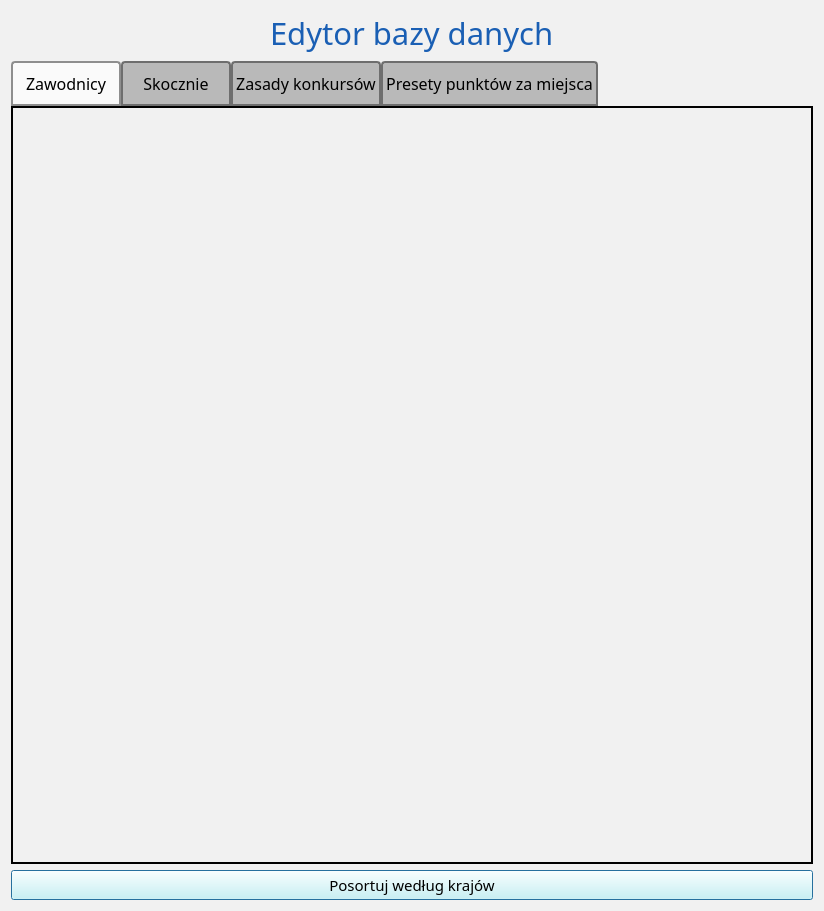
<?xml version="1.0" encoding="UTF-8"?>
<ui version="4.0">
 <class>DatabaseEditorWindow</class>
 <widget class="QDialog" name="DatabaseEditorWindow">
  <property name="geometry">
   <rect>
    <x>0</x>
    <y>0</y>
    <width>824</width>
    <height>911</height>
   </rect>
  </property>
  <property name="sizePolicy">
   <sizepolicy hsizetype="Expanding" vsizetype="Expanding">
    <horstretch>0</horstretch>
    <verstretch>0</verstretch>
   </sizepolicy>
  </property>
  <property name="minimumSize">
   <size>
    <width>0</width>
    <height>910</height>
   </size>
  </property>
  <property name="windowTitle">
   <string>Edytor bazy danych</string>
  </property>
  <property name="styleSheet">
   <string notr="true">background-color: rgb(241, 241, 241);</string>
  </property>
  <layout class="QVBoxLayout" name="verticalLayout" stretch="0,100,0">
   <item>
    <layout class="QHBoxLayout" name="horizontalLayout_title">
     <item>
      <spacer name="horizontalSpacer_titleLeft">
       <property name="orientation">
        <enum>Qt::Horizontal</enum>
       </property>
       <property name="sizeHint" stdset="0">
        <size>
         <width>40</width>
         <height>20</height>
        </size>
       </property>
      </spacer>
     </item>
     <item>
      <widget class="QLabel" name="label_title">
       <property name="sizePolicy">
        <sizepolicy hsizetype="Maximum" vsizetype="Maximum">
         <horstretch>0</horstretch>
         <verstretch>0</verstretch>
        </sizepolicy>
       </property>
       <property name="font">
        <font>
         <family>Quicksand Medium</family>
         <pointsize>23</pointsize>
         <bold>false</bold>
        </font>
       </property>
       <property name="styleSheet">
        <string notr="true">QLabel{
color: rgb(26, 95, 180);
}</string>
       </property>
       <property name="text">
        <string>Edytor bazy danych</string>
       </property>
      </widget>
     </item>
     <item>
      <spacer name="horizontalSpacer_titleRight">
       <property name="orientation">
        <enum>Qt::Horizontal</enum>
       </property>
       <property name="sizeHint" stdset="0">
        <size>
         <width>40</width>
         <height>20</height>
        </size>
       </property>
      </spacer>
     </item>
    </layout>
   </item>
   <item>
    <widget class="QTabWidget" name="tabWidget_main">
     <property name="sizePolicy">
      <sizepolicy hsizetype="Minimum" vsizetype="Minimum">
       <horstretch>0</horstretch>
       <verstretch>0</verstretch>
      </sizepolicy>
     </property>
     <property name="minimumSize">
      <size>
       <width>785</width>
       <height>750</height>
      </size>
     </property>
     <property name="font">
      <font>
       <family>Ubuntu Light</family>
       <pointsize>12</pointsize>
       <italic>false</italic>
       <bold>false</bold>
      </font>
     </property>
     <property name="layoutDirection">
      <enum>Qt::LeftToRight</enum>
     </property>
     <property name="styleSheet">
      <string notr="true">QTabWidget::pane{
border: 2px solid;
}
QTabWidget::tab-bar{
	alignment: center;
}
QTabBar::tab{
	min-width: 100px;
	min-height: 35px;
	background-color: rgb(185, 185, 185);
color: black;
	border: 2px solid rgb(110, 110, 110);
    border-top-left-radius: 4px;
    border-top-right-radius: 4px;
padding: 3px;
}
QTabBar::tab:hover{
	background-color: rgb(215, 215, 215);
	border-color: rgb(127, 127, 127);
}
QTabBar::tab:selected{
	background-color: rgb(250, 250, 250);
	border-color: rgb(142, 142, 142);
}</string>
     </property>
     <property name="tabPosition">
      <enum>QTabWidget::North</enum>
     </property>
     <property name="currentIndex">
      <number>0</number>
     </property>
     <property name="elideMode">
      <enum>Qt::ElideNone</enum>
     </property>
     <property name="usesScrollButtons">
      <bool>true</bool>
     </property>
     <widget class="QWidget" name="tab_jumpers">
      <property name="sizePolicy">
       <sizepolicy hsizetype="Minimum" vsizetype="Minimum">
        <horstretch>0</horstretch>
        <verstretch>0</verstretch>
       </sizepolicy>
      </property>
      <attribute name="title">
       <string>Zawodnicy</string>
      </attribute>
      <layout class="QHBoxLayout" name="horizontalLayout" stretch="0,0,1">
       <item>
        <layout class="QVBoxLayout" name="verticalLayout_jumpersList"/>
       </item>
       <item>
        <spacer name="horizontalSpacer">
         <property name="orientation">
          <enum>Qt::Horizontal</enum>
         </property>
         <property name="sizeHint" stdset="0">
          <size>
           <width>40</width>
           <height>20</height>
          </size>
         </property>
        </spacer>
       </item>
       <item>
        <widget class="QScrollArea" name="scrollArea_jumperEditor">
         <property name="styleSheet">
          <string notr="true">QScrollArea{background: transparent; border: none;}</string>
         </property>
         <property name="widgetResizable">
          <bool>true</bool>
         </property>
         <widget class="QWidget" name="scrollAreaWidgetContents_2">
          <property name="geometry">
           <rect>
            <x>0</x>
            <y>0</y>
            <width>730</width>
            <height>746</height>
           </rect>
          </property>
          <layout class="QVBoxLayout" name="verticalLayout_3">
           <property name="leftMargin">
            <number>0</number>
           </property>
           <property name="topMargin">
            <number>0</number>
           </property>
           <property name="rightMargin">
            <number>0</number>
           </property>
           <property name="bottomMargin">
            <number>0</number>
           </property>
           <item>
            <layout class="QVBoxLayout" name="verticalLayout_jumperEditor"/>
           </item>
          </layout>
         </widget>
        </widget>
       </item>
      </layout>
     </widget>
     <widget class="QWidget" name="tab_hills">
      <property name="sizePolicy">
       <sizepolicy hsizetype="Minimum" vsizetype="Minimum">
        <horstretch>0</horstretch>
        <verstretch>0</verstretch>
       </sizepolicy>
      </property>
      <attribute name="title">
       <string>Skocznie</string>
      </attribute>
      <layout class="QHBoxLayout" name="horizontalLayout_2" stretch="0,0,1">
       <item>
        <layout class="QVBoxLayout" name="verticalLayout_hillsList"/>
       </item>
       <item>
        <spacer name="horizontalSpacer_5">
         <property name="orientation">
          <enum>Qt::Horizontal</enum>
         </property>
         <property name="sizeHint" stdset="0">
          <size>
           <width>40</width>
           <height>20</height>
          </size>
         </property>
        </spacer>
       </item>
       <item>
        <widget class="QScrollArea" name="scrollArea">
         <property name="styleSheet">
          <string notr="true">QScrollArea{background: transparent; border: none;}</string>
         </property>
         <property name="widgetResizable">
          <bool>true</bool>
         </property>
         <widget class="QWidget" name="scrollAreaWidgetContents_4">
          <property name="geometry">
           <rect>
            <x>0</x>
            <y>0</y>
            <width>730</width>
            <height>746</height>
           </rect>
          </property>
          <layout class="QVBoxLayout" name="verticalLayout_4">
           <property name="leftMargin">
            <number>0</number>
           </property>
           <property name="topMargin">
            <number>0</number>
           </property>
           <property name="rightMargin">
            <number>0</number>
           </property>
           <property name="bottomMargin">
            <number>0</number>
           </property>
           <item>
            <layout class="QVBoxLayout" name="verticalLayout_hillEditor"/>
           </item>
          </layout>
         </widget>
        </widget>
       </item>
      </layout>
     </widget>
     <widget class="QWidget" name="tab_competitionRules">
      <property name="sizePolicy">
       <sizepolicy hsizetype="Minimum" vsizetype="Minimum">
        <horstretch>0</horstretch>
        <verstretch>0</verstretch>
       </sizepolicy>
      </property>
      <attribute name="title">
       <string>Zasady konkursów</string>
      </attribute>
      <layout class="QHBoxLayout" name="horizontalLayout_3">
       <item>
        <layout class="QVBoxLayout" name="verticalLayout_competitionRulesList"/>
       </item>
       <item>
        <widget class="QScrollArea" name="scrollArea_2">
         <property name="styleSheet">
          <string notr="true">QScrollArea{background: transparent; border: none;}</string>
         </property>
         <property name="widgetResizable">
          <bool>true</bool>
         </property>
         <widget class="QWidget" name="scrollAreaWidgetContents_5">
          <property name="geometry">
           <rect>
            <x>0</x>
            <y>0</y>
            <width>776</width>
            <height>746</height>
           </rect>
          </property>
          <layout class="QVBoxLayout" name="verticalLayout_6">
           <property name="leftMargin">
            <number>0</number>
           </property>
           <property name="topMargin">
            <number>0</number>
           </property>
           <property name="rightMargin">
            <number>0</number>
           </property>
           <property name="bottomMargin">
            <number>0</number>
           </property>
           <item>
            <layout class="QVBoxLayout" name="verticalLayout_rulesEditor"/>
           </item>
          </layout>
         </widget>
        </widget>
       </item>
      </layout>
     </widget>
     <widget class="QWidget" name="tab_pointsForPlacesPresets">
      <attribute name="title">
       <string>Presety punktów za miejsca</string>
      </attribute>
      <layout class="QHBoxLayout" name="horizontalLayout_4">
       <item>
        <layout class="QVBoxLayout" name="verticalLayout_pointsForPlacesPresetsList"/>
       </item>
       <item>
        <widget class="QScrollArea" name="scrollArea_3">
         <property name="styleSheet">
          <string notr="true">QScrollArea{background: transparent; border: none;}</string>
         </property>
         <property name="widgetResizable">
          <bool>true</bool>
         </property>
         <widget class="QWidget" name="scrollAreaWidgetContents_6">
          <property name="geometry">
           <rect>
            <x>0</x>
            <y>0</y>
            <width>776</width>
            <height>746</height>
           </rect>
          </property>
          <layout class="QVBoxLayout" name="verticalLayout_7">
           <property name="leftMargin">
            <number>0</number>
           </property>
           <property name="topMargin">
            <number>0</number>
           </property>
           <property name="rightMargin">
            <number>0</number>
           </property>
           <property name="bottomMargin">
            <number>0</number>
           </property>
           <item>
            <layout class="QVBoxLayout" name="verticalLayout_pointsForPlacesEditor"/>
           </item>
          </layout>
         </widget>
        </widget>
       </item>
      </layout>
     </widget>
    </widget>
   </item>
   <item>
    <widget class="QPushButton" name="pushButton_sortByCountries">
     <property name="font">
      <font>
       <family>Quicksand Medium</family>
       <pointsize>11</pointsize>
      </font>
     </property>
     <property name="styleSheet">
      <string notr="true">color:black;
background-color: rgb(207, 255, 252);</string>
     </property>
     <property name="text">
      <string>Posortuj według krajów</string>
     </property>
    </widget>
   </item>
  </layout>
 </widget>
 <resources/>
 <connections/>
</ui>
